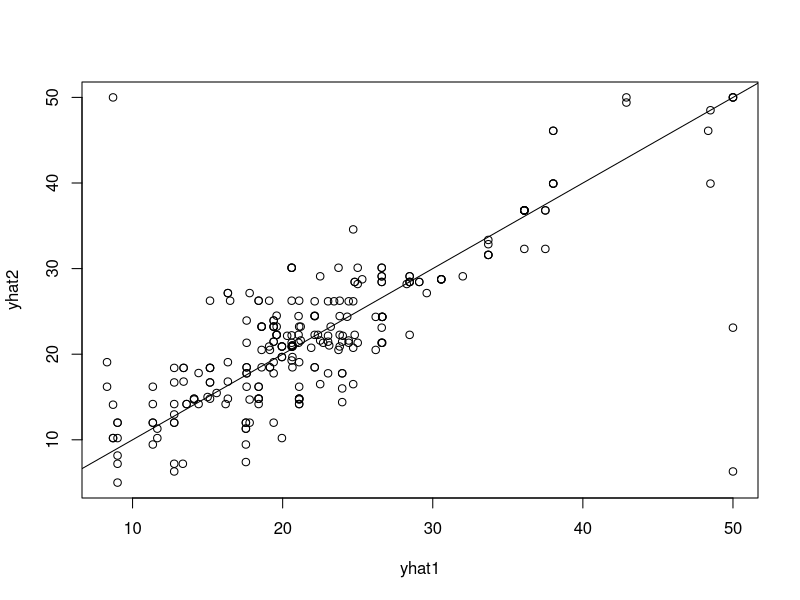
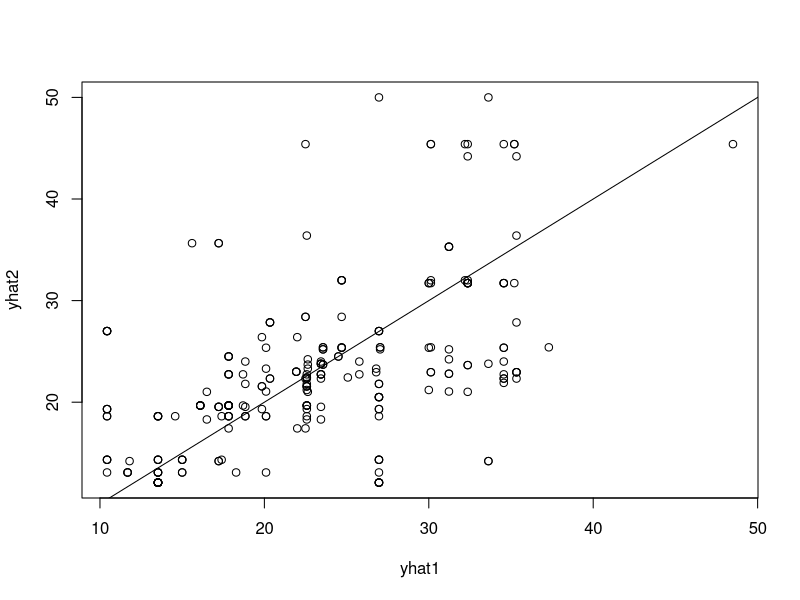
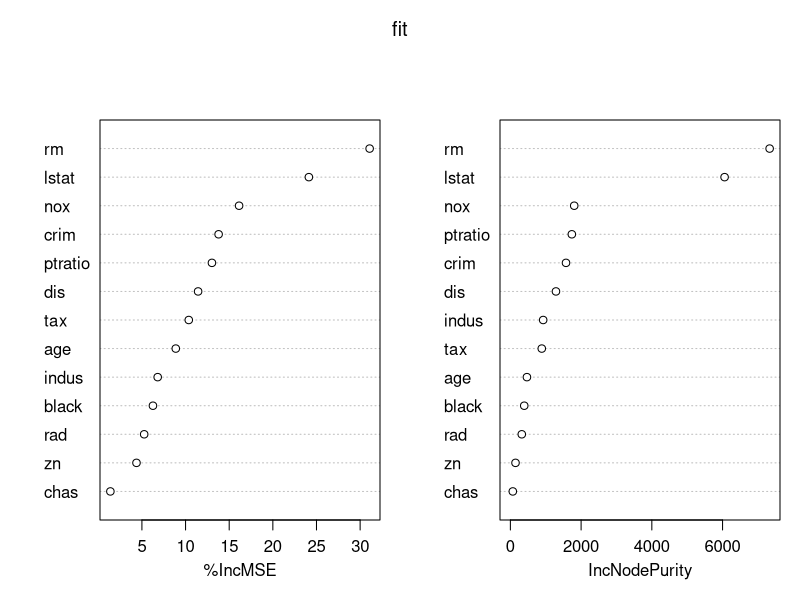

Reproduce these figures in R, in order.
## ---- chunk 1
knitr::opts_chunk$set(echo = TRUE)
setwd("/Users/aldosolari/Desktop/DM_off/3_ensemble/code")
## ---- chunk 2
rm(list=ls())
library(MASS)

#set.seed(123)
istrain = rbinom(n=nrow(Boston),size=1,prob=0.5)>0

train <- Boston[istrain,]
nrow(train)
test = Boston[!istrain,-14]
test.y = Boston[!istrain,14]
nrow(test)
## ---- chunk 3
library(randomForest)
set.seed(123)
fit1 = randomForest(medv ~ ., train, mtry=12, ntree=1)
yhat1 = predict(fit1, newdata=test)
fit2 = randomForest(medv ~ ., train, mtry=12, ntree=1)
yhat2 = predict(fit2, newdata=test)

plot(yhat1,yhat2)
abline(a=0,b=1)
cor(yhat1,yhat2)

fit1 = randomForest(medv ~ ., train, mtry=1, ntree=1)
yhat1 = predict(fit1, newdata=test)
fit2 = randomForest(medv ~ ., train, mtry=1, ntree=1)
yhat2 = predict(fit2, newdata=test)

plot(yhat1,yhat2)
abline(a=0,b=1)
cor(yhat1,yhat2)
## ---- chunk 4
set.seed(123)
fit <- randomForest(medv ~ ., train, importance=TRUE)
varImpPlot(fit)

MSE <- mean( ( predict(fit, newdata=test) - test.y )^2 )
test.perm = test
test.perm[,"rm"] = sample(test.perm[,"rm"])
MSE.perm <- mean( ( predict(fit, newdata=test.perm) - test.y )^2 )

MSE.perm - MSE

test.perm = test
test.perm[,"chas"] = sample(test.perm[,"chas"])
MSE.perm <- mean( ( predict(fit, newdata=test.perm) - test.y )^2 )

MSE.perm - MSE
